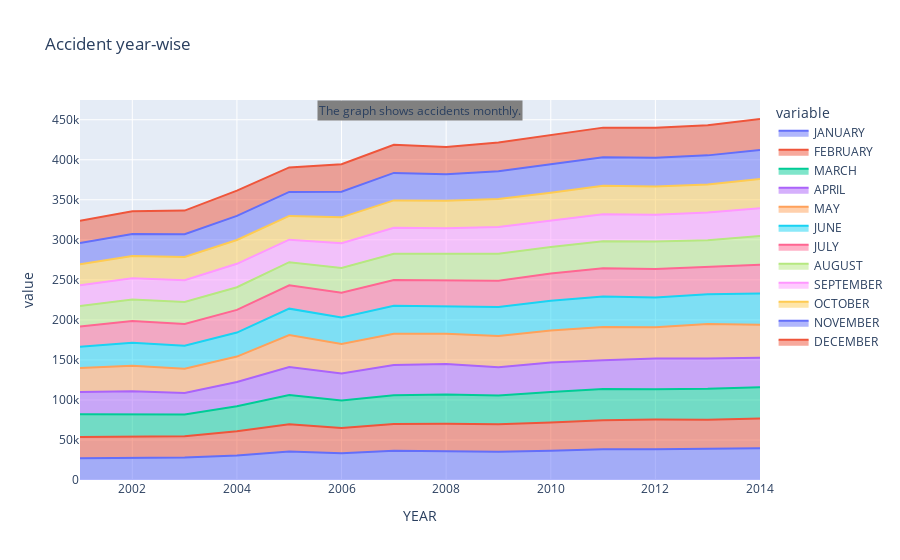

The code cell stored with this chart in its notebook:
### Code cell
month = ['JANUARY', 'FEBRUARY', 'MARCH', 'APRIL', 'MAY', 'JUNE', 'JULY', 'AUGUST', 'SEPTEMBER', 'OCTOBER','NOVEMBER', 'DECEMBER']
fig = px.area(grouped_obj, x=grouped_obj.index, y=month, title='Accident year-wise')
conclusion = 'The graph shows accidents monthly.'
fig.add_annotation(text=conclusion, xref='paper', yref='paper', x=.5, y=1, bgcolor='grey', showarrow=False, font=dict(size=12))
fig.show()

### Figure 1 — Plotly figure (JSON) as saved in the notebook; plotly's stock layout.template omitted (floating-point values rounded to 4 significant figures)
{"data": [{"fillpattern": {"shape": ""}, "hovertemplate": "variable=JANUARY<br>YEAR=%{x}<br>value=%{y}<extra></extra>", "legendgroup": "JANUARY", "line": {"color": "#636efa"}, "marker": {"symbol": "circle"}, "mode": "lines", "name": "JANUARY", "orientation": "v", "showlegend": true, "stackgroup": "1", "type": "scatter", "x": [2001, 2002, 2003, 2004, 2005, 2006, 2007, 2008, 2009, 2010, 2011, 2012, 2013, 2014], "xaxis": "x", "y": [27039, 27426, 28209, 30722, 35740, 33535, 36432, 36012, 35346, 36674, 38305, 38395, 39185, 39699], "yaxis": "y"}, {"fillpattern": {"shape": ""}, "hovertemplate": "variable=FEBRUARY<br>YEAR=%{x}<br>value=%{y}<extra></extra>", "legendgroup": "FEBRUARY", "line": {"color": "#EF553B"}, "marker": {"symbol": "circle"}, "mode": "lines", "name": "FEBRUARY", "orientation": "v", "showlegend": true, "stackgroup": "1", "type": "scatter", "x": [2001, 2002, 2003, 2004, 2005, 2006, 2007, 2008, 2009, 2010, 2011, 2012, 2013, 2014], "xaxis": "x", "y": [26694, 26441, 26334, 30297, 34023, 31356, 33614, 34314, 34265, 35277, 36296, 37109, 36137, 37115], "yaxis": "y"}, {"fillpattern": {"shape": ""}, "hovertemplate": "variable=MARCH<br>YEAR=%{x}<br>value=%{y}<extra></extra>", "legendgroup": "MARCH", "line": {"color": "#00cc96"}, "marker": {"symbol": "circle"}, "mode": "lines", "name": "MARCH", "orientation": "v", "showlegend": true, "stackgroup": "1", "type": "scatter", "x": [2001, 2002, 2003, 2004, 2005, 2006, 2007, 2008, 2009, 2010, 2011, 2012, 2013, 2014], "xaxis": "x", "y": [28284, 28210, 27266, 31055, 36287, 34275, 35873, 36402, 36024, 37861, 39114, 37862, 38543, 39085], "yaxis": "y"}, {"fillpattern": {"shape": ""}, "hovertemplate": "variable=APRIL<br>YEAR=%{x}<br>value=%{y}<extra></extra>", "legendgroup": "APRIL", "line": {"color": "#ab63fa"}, "marker": {"symbol": "circle"}, "mode": "lines", "name": "APRIL", "orientation": "v", "showlegend": true, "stackgroup": "1", "type": "scatter", "x": [2001, 2002, 2003, 2004, 2005, 2006, 2007, 2008, 2009, 2010, 2011, 2012, 2013, 2014], "xaxis": "x", "y": [27921, 28883, 26863, 30335, 34981, 33735, 37629, 38059, 35243, 37055, 35956, 38474, 37782, 36747], "yaxis": "y"}, {"fillpattern": {"shape": ""}, "hovertemplate": "variable=MAY<br>YEAR=%{x}<br>value=%{y}<extra></extra>", "legendgroup": "MAY", "line": {"color": "#FFA15A"}, "marker": {"symbol": "circle"}, "mode": "lines", "name": "MAY", "orientation": "v", "showlegend": true, "stackgroup": "1", "type": "scatter", "x": [2001, 2002, 2003, 2004, 2005, 2006, 2007, 2008, 2009, 2010, 2011, 2012, 2013, 2014], "xaxis": "x", "y": [29978, 31726, 30335, 31752, 40126, 37019, 39036, 37912, 38928, 39821, 41542, 38920, 43064, 41404], "yaxis": "y"}, {"fillpattern": {"shape": ""}, "hovertemplate": "variable=JUNE<br>YEAR=%{x}<br>value=%{y}<extra></extra>", "legendgroup": "JUNE", "line": {"color": "#19d3f3"}, "marker": {"symbol": "circle"}, "mode": "lines", "name": "JUNE", "orientation": "v", "showlegend": true, "stackgroup": "1", "type": "scatter", "x": [2001, 2002, 2003, 2004, 2005, 2006, 2007, 2008, 2009, 2010, 2011, 2012, 2013, 2014], "xaxis": "x", "y": [26660, 28829, 28593, 29984, 32851, 33018, 34934, 34005, 36234, 37094, 37889, 37325, 37249, 38909], "yaxis": "y"}, {"fillpattern": {"shape": ""}, "hovertemplate": "variable=JULY<br>YEAR=%{x}<br>value=%{y}<extra></extra>", "legendgroup": "JULY", "line": {"color": "#FF6692"}, "marker": {"symbol": "circle"}, "mode": "lines", "name": "JULY", "orientation": "v", "showlegend": true, "stackgroup": "1", "type": "scatter", "x": [2001, 2002, 2003, 2004, 2005, 2006, 2007, 2008, 2009, 2010, 2011, 2012, 2013, 2014], "xaxis": "x", "y": [25141, 27136, 27268, 28333, 29080, 30827, 32402, 32655, 32897, 34081, 35296, 35354, 33847, 35946], "yaxis": "y"}, {"fillpattern": {"shape": ""}, "hovertemplate": "variable=AUGUST<br>YEAR=%{x}<br>value=%{y}<extra></extra>", "legendgroup": "AUGUST", "line": {"color": "#B6E880"}, "marker": {"symbol": "circle"}, "mode": "lines", "name": "AUGUST", "orientation": "v", "showlegend": true, "stackgroup": "1", "type": "scatter", "x": [2001, 2002, 2003, 2004, 2005, 2006, 2007, 2008, 2009, 2010, 2011, 2012, 2013, 2014], "xaxis": "x", "y": [25708, 26824, 27401, 28275, 28919, 30930, 32698, 32895, 33674, 33130, 33689, 34507, 33698, 36003], "yaxis": "y"}, {"fillpattern": {"shape": ""}, "hovertemplate": "variable=SEPTEMBER<br>YEAR=%{x}<br>value=%{y}<extra></extra>", "legendgroup": "SEPTEMBER", "line": {"color": "#FF97FF"}, "marker": {"symbol": "circle"}, "mode": "lines", "name": "SEPTEMBER", "orientation": "v", "showlegend": true, "stackgroup": "1", "type": "scatter", "x": [2001, 2002, 2003, 2004, 2005, 2006, 2007, 2008, 2009, 2010, 2011, 2012, 2013, 2014], "xaxis": "x", "y": [25816, 26549, 27379, 29267, 28177, 30982, 32328, 32217, 33532, 32898, 33883, 33224, 34565, 34485], "yaxis": "y"}, {"fillpattern": {"shape": ""}, "hovertemplate": "variable=OCTOBER<br>YEAR=%{x}<br>value=%{y}<extra></extra>", "legendgroup": "OCTOBER", "line": {"color": "#FECB52"}, "marker": {"symbol": "circle"}, "mode": "lines", "name": "OCTOBER", "orientation": "v", "showlegend": true, "stackgroup": "1", "type": "scatter", "x": [2001, 2002, 2003, 2004, 2005, 2006, 2007, 2008, 2009, 2010, 2011, 2012, 2013, 2014], "xaxis": "x", "y": [26142, 27644, 28874, 29796, 29689, 32356, 34254, 34309, 34857, 34783, 35400, 35276, 35103, 36478], "yaxis": "y"}, {"fillpattern": {"shape": ""}, "hovertemplate": "variable=NOVEMBER<br>YEAR=%{x}<br>value=%{y}<extra></extra>", "legendgroup": "NOVEMBER", "line": {"color": "#636efa"}, "marker": {"symbol": "circle"}, "mode": "lines", "name": "NOVEMBER", "orientation": "v", "showlegend": true, "stackgroup": "1", "type": "scatter", "x": [2001, 2002, 2003, 2004, 2005, 2006, 2007, 2008, 2009, 2010, 2011, 2012, 2013, 2014], "xaxis": "x", "y": [26737, 27462, 28500, 30156, 29898, 32020, 34398, 32979, 34690, 35888, 35870, 35919, 36297, 36378], "yaxis": "y"}, {"fillpattern": {"shape": ""}, "hovertemplate": "variable=DECEMBER<br>YEAR=%{x}<br>value=%{y}<extra></extra>", "legendgroup": "DECEMBER", "line": {"color": "#EF553B"}, "marker": {"symbol": "circle"}, "mode": "lines", "name": "DECEMBER", "orientation": "v", "showlegend": true, "stackgroup": "1", "type": "scatter", "x": [2001, 2002, 2003, 2004, 2005, 2006, 2007, 2008, 2009, 2010, 2011, 2012, 2013, 2014], "xaxis": "x", "y": [27600, 28577, 29446, 31371, 30607, 34379, 35059, 34096, 35938, 36092, 36883, 37677, 37531, 38649], "yaxis": "y"}], "layout": {"annotations": [{"bgcolor": "grey", "font": {"size": 12}, "showarrow": false, "text": "The graph shows accidents monthly.", "x": 0.5, "xref": "paper", "y": 1, "yref": "paper"}], "legend": {"title": {"text": "variable"}, "tracegroupgap": 0}, "title": {"text": "Accident year-wise"}, "xaxis": {"anchor": "y", "domain": [0, 1], "title": {"text": "YEAR"}}, "yaxis": {"anchor": "x", "domain": [0, 1], "title": {"text": "value"}}}}
